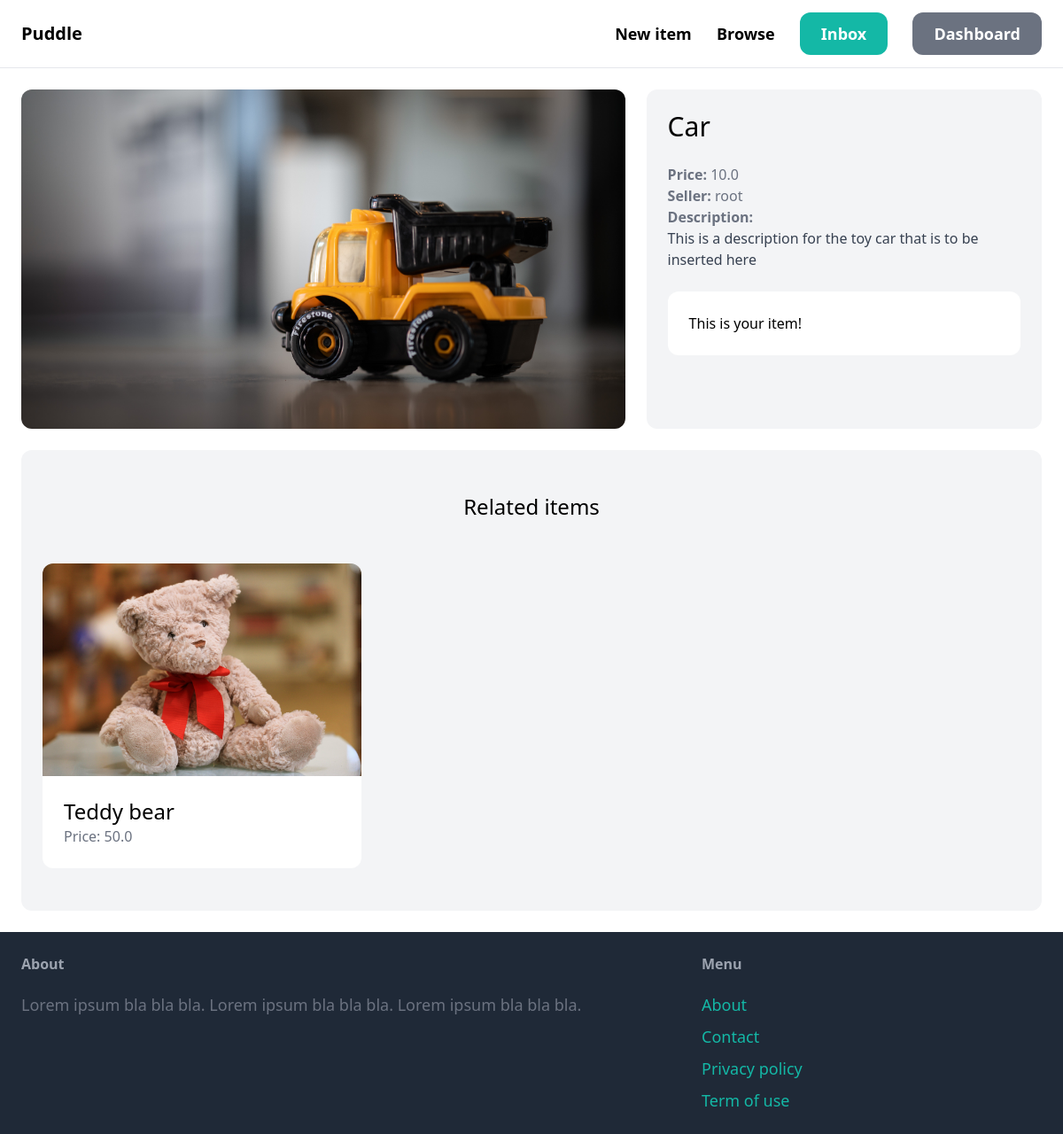
Screenshot of /items/1/ (signed in) with the database file from the repository.
### item/models.py (models this page shows)
class Item(models.Model):
    name = models.CharField(max_length=255)
    description = models.TextField(blank=True, null=True)
    price = models.FloatField()
    is_sold = models.BooleanField(default=False)
    created_at = models.DateTimeField(auto_now_add=True)
    created_by = models.ForeignKey(User, related_name="items", on_delete=models.CASCADE)
    category = models.ForeignKey(Category, related_name="items",on_delete=models.CASCADE)
    image = models.ImageField(upload_to="item_images", blank=True, null=True)

### item/views.py (the view)
# urls.py: path('<int:pk>/', views.details, name="detail")
def details(request, pk):
    item = get_object_or_404(Item, pk=pk)
    related_items = Item.objects.filter(category = item.category, is_sold=False).exclude(pk=pk)[0:3]
    return render(request, 'item/detail.html', {
        'item': item,
        'related_items': related_items,
    })

### item/templates/item/detail.html (shortened to what this page needs)
{% extends 'core/base.html' %}
{% block content %}
<div class="grid grid-cols-5 gap-6">
    <div class="col-span-3">
        <img src="{{ item.image.url }}" class="rounded-xl">
    </div>
    <div class="col-span-2 p-6 bg-gray-100 rounded-xl">
        <h1 class="mb-6 text-3xl">{{ item.name }}</h1>
        <p class="text-gray-500"><strong>Price: </strong>{{ item.price }}</p>
        <p class="text-gray-500"><strong>Seller: </strong>{{ item.created_by.username }}</p>
        {% if item.description %}
            <p class="text-gray-700">
                <strong class="text-gray-500">Description:</strong><br>
                {{ item.description }}
            </p>
        {% endif %}
        {% if request.user == item.created_by %}
            <div class="mt-6 p-6 bg-white rounded-xl">
                <p>This is your item!</p>
            </div>
        {% else %}
            {% comment %} <a href="{% url 'conversation:new' item.id %}" class="inline-block mt-6 px-6 py-3 text-lg font-semibold bg-teal-500 text-white rounded-xl hover:bg-teal-700">Contact seller</a> {% endcomment %}
        {% endif %}
    </div>
</div>
<div class="mt-6 px-6 py-12 bg-gray-100 rounded-xl">
    <h2 class="mb-12 text-2xl text-center">Related items</h2>
    <div class="grid grid-cols-3 gap-3">
        {% for item in related_items %}
            <div>
                <a href="{% url 'item:detail' item.id %}">
                    <div>
                        <img src="{{ item.image.url }}" class="rounded-t-xl">
                    </div>
                    <div class="p-6 bg-white rounded-b-xl">
                        <h2 class="text-2xl">{{ item.name }}</h2>
                        <p class="text-gray-500">Price: {{ item.price }}</p>
                    </div>
                </a>
            </div>
        {% endfor %}
    </div>
</div>
{% endblock %}

### rows the page displays
Item: image (picture), name "Car", price "10.0", created_by.username "root", description "This is a description for the toy car that is to be inserted here"
Item: image (picture), name "Teddy bear", price "50.0"
